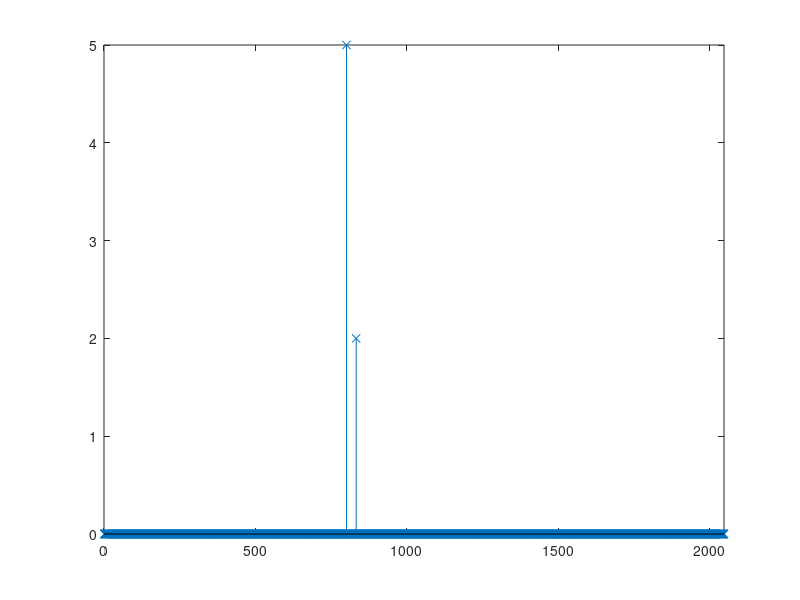

Write the MATLAB code that produced this figure. (Note: this script raises an error after producing the figure.)
%% Setup
clc
close all
clear variables

load reproductionCoefficients.mat

K = 2;

resolution = 64; maxTime = 32;
signalLength = 64*32;

%% Create stream of Diracs

ak_weights = [5; 2];
tk_locations = [12.5; 13];

% initialise vector and add diracs
x_diracsStream = zeros(1,signalLength); 
x_diracsStream(tk_locations(1)*resolution+1) = ak_weights(1);
x_diracsStream(tk_locations(2)*resolution+1) = ak_weights(2);

figure
stem(x_diracsStream,'x')
xlim([0 signalLength])

disp('Original Dirac values -')
disp('Locations:')
disp(tk_locations)
disp('Weights:')
disp(ak_weights)

%% Compute and plot Daubechies scaling function

% N >= 2K-1 (p70)
% N = 2*(2)-1 = 3 
% N+1 = 3+1 = 4 -> db4

phi = zeros(1,signalLength);
[phi_T,~,~] = wavefun('db4',6); 
phi(1:length(phi_T))=phi_T;

%% Sample signal using Daubechies scaling function

firstZeroIndex = find(phi(2:end) == 0,1); % find first zero after position 1
support = 7; %ceil(firstZeroIndex/resolution); % compute support

m_degree = 0:3;
n_numSamples = 32-support;

y_samples = zeros(1, n_numSamples);
for sampleIndex = 1:n_numSamples+1
    shift = (sampleIndex-1) * resolution; % find the shift
    phiShifted = zeros(1,signalLength); % initialise phiShifted
    phiShifted((1 + shift):(length(phi_T) + shift)) = phi_T; % compute phiShifted
    phiShifted = phiShifted(1:signalLength); % 'crop' phiShifted

    y_samples(sampleIndex) = dot(x_diracsStream,phiShifted);
end

% plot samples
figure
stem(y_samples)

%% Retrieve N+1 moments of signal

s_moments = zeros(length(m_degree),1);
for degreeIndex = m_degree+1
    s_moments(degreeIndex) = dot(c_coefficients(degreeIndex,:),y_samples);
end

%% Apply annihilating filter method

[tk_locations_est, ak_weights_est] = annihilatingFilterMethod(s_moments,true);

disp('Estimated Dirac values -')
disp('Locations:')
disp(tk_locations_est)
disp('Weights:')
disp(ak_weights_est)